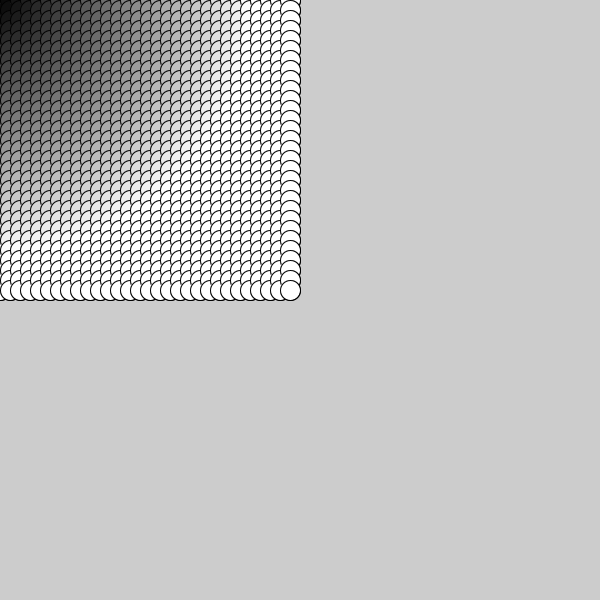
Frame 1 (no input)
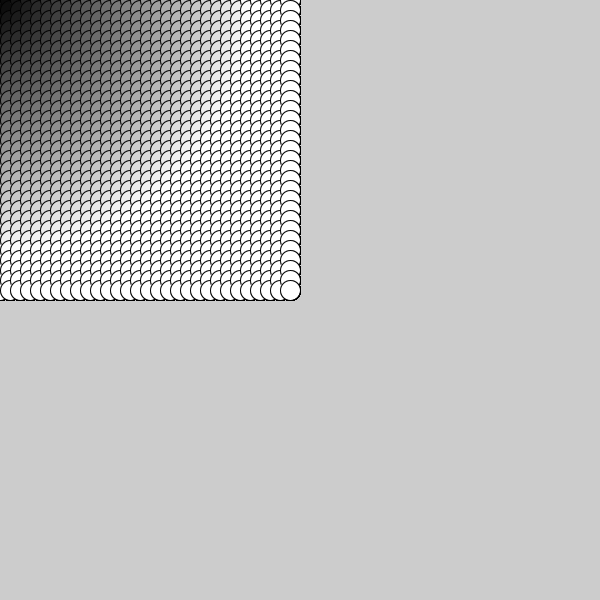
Frame 60 (the mouse pressed at the canvas centre just before this capture)
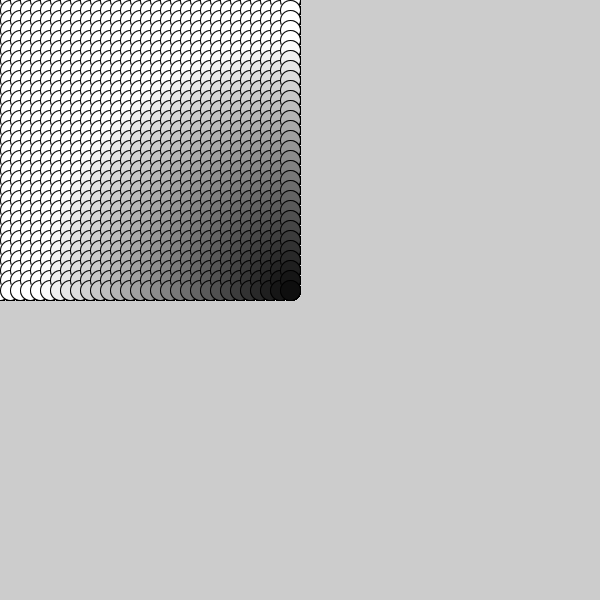
Frame 120 (the mouse held since frame 60 and released just before this capture)

The Processing sketch that drew these frames (run headless with seeded random() and noise(); from frame 60 on, the mouse is pressed at the canvas centre):

// Processing sketch: processing_186386
// ── processing_186386.pde

void setup (){
size(600, 600);
}

void draw(){

for (int x = 0;x<30;x++) {
  for (int y = 0;y<30;y++) {
 
    ellipse(x*10, y*10, 20, 20);
    float d= dist(mouseX, mouseY, x*10, y*10);
    fill (d);
    ellipse(x*10, y*10, 20, 20);
  }
}
}
